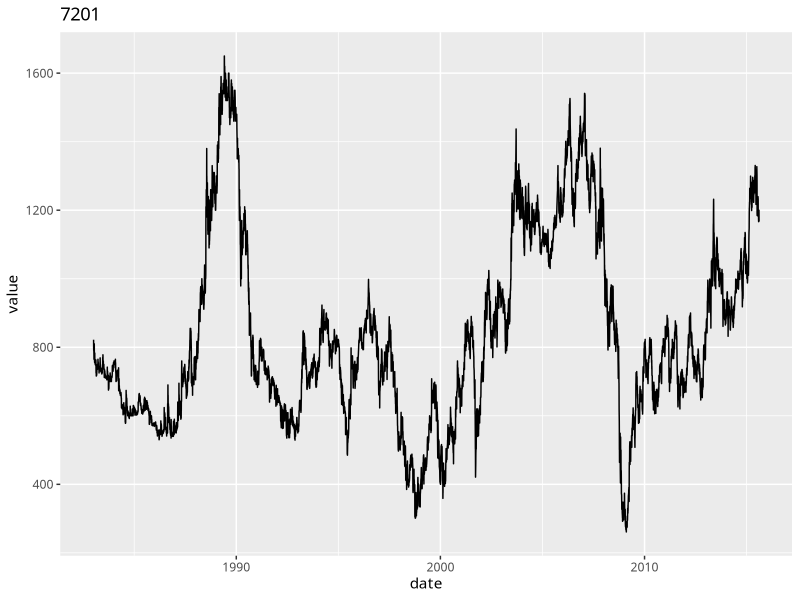
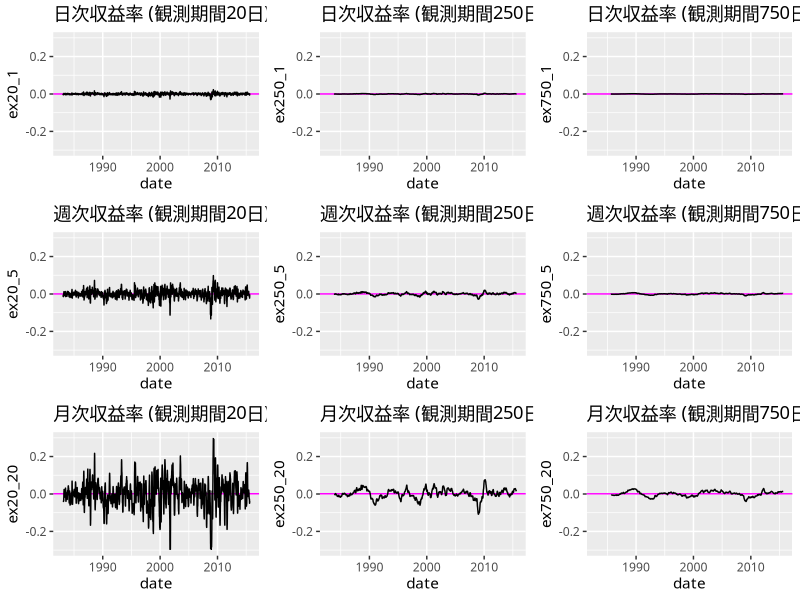
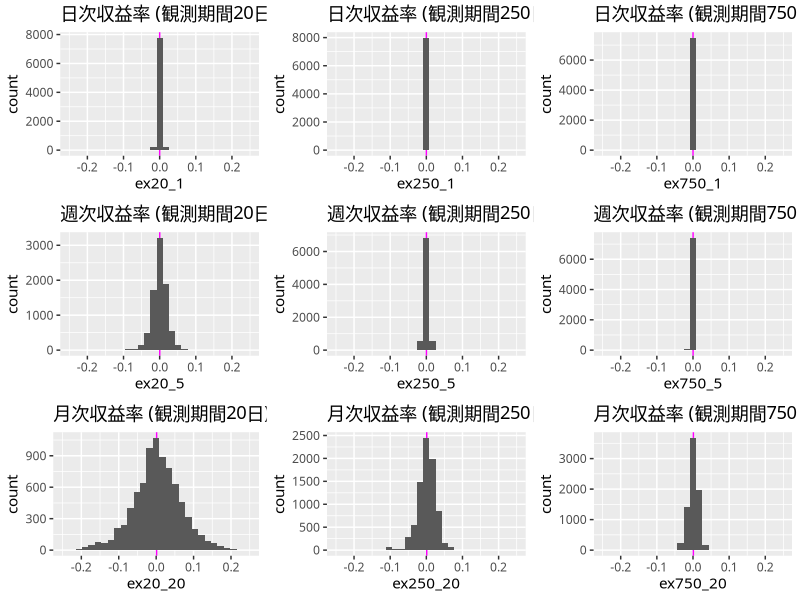
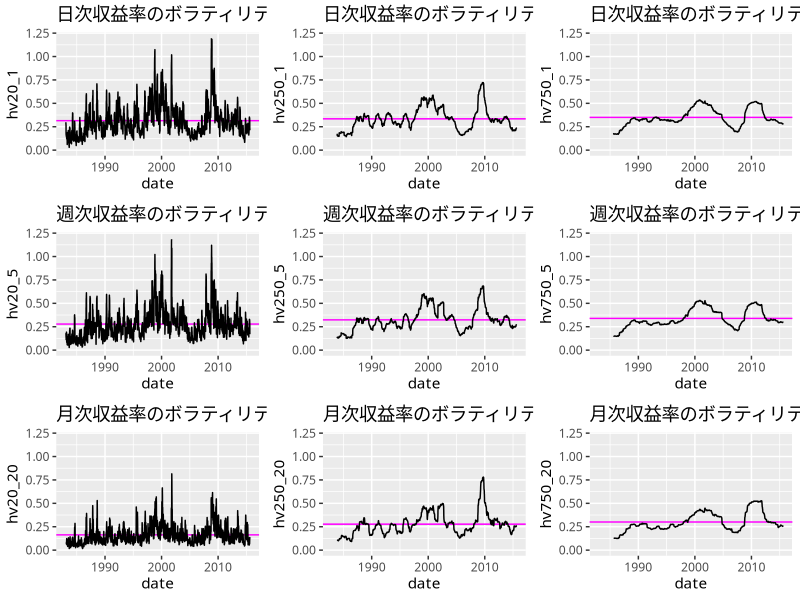
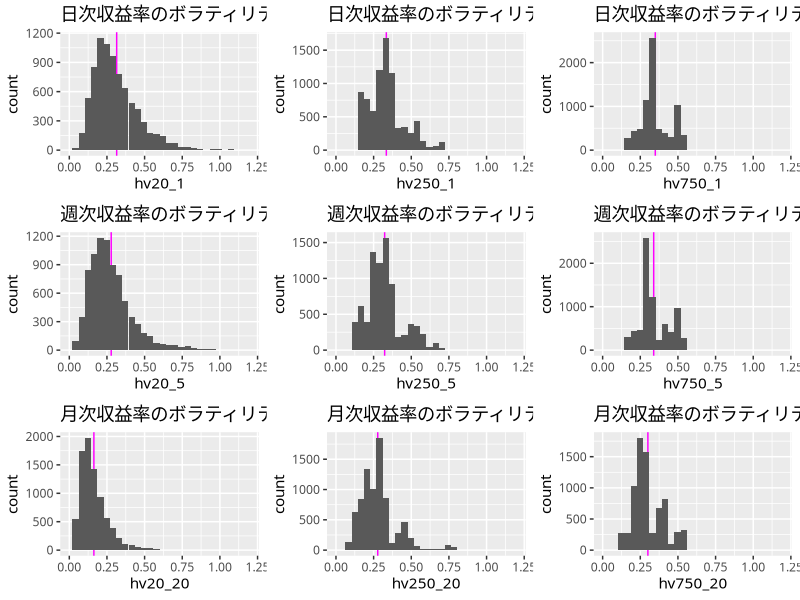
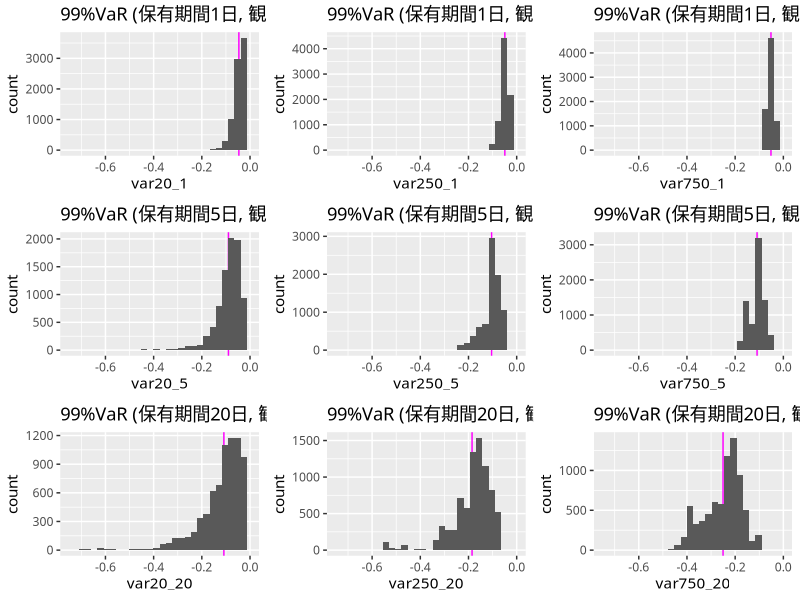

Recreate these plots in R, in order.
require(dplyr)
require(ggplot2)
require(ggfortify)
require(data.table)
require(xts)

theme_set(theme_gray(base_family="HiraMaruProN-W4"))

frame_files <- lapply(sys.frames(), function(x) x$ofile)
frame_files <- Filter(Negate(is.null), frame_files)
setwd(dirname(frame_files[[length(frame_files)]]))

analyze_financial_data <- function(data, func, window, interval){

  if( class(data)[1] == "xts" ){
      data <- as.numeric(data)
  }

  start <- interval + 1
  end <- length(data)
  return_ratio <- rep(NA, 1)

  for(i in start:end){
     # 対数収益率
     return_ratio <- append(return_ratio, log(data[i] / data[i-interval]))
  }

  result <- rollapply(return_ratio, window+1, func)

  padding_size <- length(data) - length(result)
  for(i in 1:padding_size){
      result <- c(NA, result)
  }
  return(result)
}

raw <- data.frame(fread("data/7201.T.csv", header = T))
data <- data.frame(date = as.Date(raw$日付), value = raw$終値)
data <- data %>% arrange(date)
data.xts <- as.xts(read.zoo(data))

# 終値
p <- ggplot(data, aes(x = date, y = value)) + labs(title = "7201") + geom_line()
p

# 日次収益率
data$ex20_1 <- analyze_financial_data(data.xts, mean, 20, 1)
data$ex250_1 <- analyze_financial_data(data.xts, mean, 250, 1)
data$ex750_1 <- analyze_financial_data(data.xts, mean, 750, 1)

# 週次収益率
data$ex20_5 <- analyze_financial_data(data.xts, mean, 20, 5)
data$ex250_5 <- analyze_financial_data(data.xts, mean, 250, 5)
data$ex750_5 <- analyze_financial_data(data.xts, mean, 750, 5)

# 月次収益率
data$ex20_20 <- analyze_financial_data(data.xts, mean, 20, 20)
data$ex250_20 <- analyze_financial_data(data.xts, mean, 250, 20)
data$ex750_20 <- analyze_financial_data(data.xts, mean, 750, 20)

# 収益率 - Line
p1 <- ggplot(data, aes(x = date, y = ex20_1)) + labs(title="日次収益率 (観測期間20日)") +
    geom_hline(aes(yintercept=mean(data$ex20_1, na.rm=TRUE)), colour = "magenta")
p2 <- ggplot(data, aes(x = date, y = ex250_1)) + labs(title="日次収益率 (観測期間250日)") +
    geom_hline(aes(yintercept=mean(data$ex250_1, na.rm=TRUE)), colour = "magenta")
p3 <- ggplot(data, aes(x = date, y = ex750_1)) + labs(title="日次収益率 (観測期間750日)") +
    geom_hline(aes(yintercept=mean(data$ex750_1, na.rm=TRUE)), colour = "magenta")

p4 <- ggplot(data, aes(x = date, y = ex20_5)) + labs(title="週次収益率 (観測期間20日)") +
    geom_hline(aes(yintercept=mean(data$ex20_5, na.rm=TRUE)), colour = "magenta")
p5 <- ggplot(data, aes(x = date, y = ex250_5)) + labs(title="週次収益率 (観測期間250日)") +
    geom_hline(aes(yintercept=mean(data$ex250_5, na.rm=TRUE)), colour = "magenta")
p6 <- ggplot(data, aes(x = date, y = ex750_5)) + labs(title="週次収益率 (観測期間750日)") +
    geom_hline(aes(yintercept=mean(data$ex750_5, na.rm=TRUE)), colour = "magenta")

p7 <- ggplot(data, aes(x = date, y = ex20_20)) + labs(title="月次収益率 (観測期間20日)") +
    geom_hline(aes(yintercept=mean(data$ex20_20, na.rm=TRUE)), colour = "magenta")
p8 <- ggplot(data, aes(x = date, y = ex250_20)) + labs(title="月次収益率 (観測期間250日)") +
    geom_hline(aes(yintercept=mean(data$ex250_20, na.rm=TRUE)), colour = "magenta")
p9 <- ggplot(data, aes(x = date, y = ex750_20)) + labs(title="月次収益率 (観測期間750日)") +
    geom_hline(aes(yintercept=mean(data$ex750_20, na.rm=TRUE)), colour = "magenta")

p <- new('ggmultiplot', plots=list(p1, p2, p3, p4, p5, p6, p7, p8, p9), ncol=3)
p[1:9] <- p[1:9] + geom_line() + ylim(-0.3, 0.3)
p

# 収益率 - Histgram
p1 <- ggplot(data, aes(x = ex20_1)) + labs(title="日次収益率 (観測期間20日)") +
    geom_vline(aes(xintercept=mean(data$ex20_1, na.rm=TRUE)), colour = "magenta")
p2 <- ggplot(data, aes(x = ex250_1)) + labs(title="日次収益率 (観測期間250日)") +
    geom_vline(aes(xintercept=mean(data$ex250_1, na.rm=TRUE)), colour = "magenta")
p3 <- ggplot(data, aes(x = ex750_1)) + labs(title="日次収益率 (観測期間750日)") +
    geom_vline(aes(xintercept=mean(data$ex750_1, na.rm=TRUE)), colour = "magenta")

p4 <- ggplot(data, aes(x = ex20_5)) + labs(title="週次収益率 (観測期間20日)") +
    geom_vline(aes(xintercept=mean(data$ex20_5, na.rm=TRUE)), colour = "magenta")
p5 <- ggplot(data, aes(x = ex250_5)) + labs(title="週次収益率 (観測期間250日)") +
    geom_vline(aes(xintercept=mean(data$ex250_5, na.rm=TRUE)), colour = "magenta")
p6 <- ggplot(data, aes(x = ex750_5)) + labs(title="週次収益率 (観測期間750日)") +
    geom_vline(aes(xintercept=mean(data$ex750_5, na.rm=TRUE)), colour = "magenta")

p7 <- ggplot(data, aes(x = ex20_20)) + labs(title="月次収益率 (観測期間20日)") +
    geom_vline(aes(xintercept=mean(data$ex20_20, na.rm=TRUE)), colour = "magenta")
p8 <- ggplot(data, aes(x = ex250_20)) + labs(title="月次収益率 (観測期間250日)") +
    geom_vline(aes(xintercept=mean(data$ex250_20, na.rm=TRUE)), colour = "magenta")
p9 <- ggplot(data, aes(x = ex750_20)) + labs(title="月次収益率 (観測期間750日)") +
    geom_vline(aes(xintercept=mean(data$ex750_20, na.rm=TRUE)), colour = "magenta")

p <- new('ggmultiplot', plots=list(p1, p2, p3, p4, p5, p6, p7, p8, p9), ncol=3)
p[1:9] <- p[1:9] + geom_histogram(position = "identity") + xlim(-0.25, 0.25)
p


# 日次収益率のボラティリティ
data$hv20_1 <- analyze_financial_data(data.xts, sd, 20, 1) * sqrt(250)
data$hv250_1 <- analyze_financial_data(data.xts, sd, 250, 1) * sqrt(250)
data$hv750_1 <- analyze_financial_data(data.xts, sd, 750, 1) * sqrt(250)

# 週次収益率のボラティリティ
data$hv20_5 <- analyze_financial_data(data.xts, sd, 20, 5) * sqrt(52)
data$hv250_5 <- analyze_financial_data(data.xts, sd, 250, 5) * sqrt(52)
data$hv750_5 <- analyze_financial_data(data.xts, sd, 750, 5) * sqrt(52)

# 月次収益率のボラティリティ
data$hv20_20 <- analyze_financial_data(data.xts, sd, 20, 20) * sqrt(12)
data$hv250_20 <- analyze_financial_data(data.xts, sd, 250, 20) * sqrt(12)
data$hv750_20 <- analyze_financial_data(data.xts, sd, 750, 20) * sqrt(12)

# ボラティリティ - Line
p1 <- ggplot(data, aes(x = date, y = hv20_1)) + labs(title="日次収益率のボラティリティ (観測期間20日)") +
    geom_hline(aes(yintercept=mean(data$hv20_1, na.rm=TRUE)), colour = "magenta")
p2 <- ggplot(data, aes(x = date, y = hv250_1)) + labs(title="日次収益率のボラティリティ (観測期間250日)") +
    geom_hline(aes(yintercept=mean(data$hv250_1, na.rm=TRUE)), colour = "magenta")
p3 <- ggplot(data, aes(x = date, y = hv750_1)) + labs(title="日次収益率のボラティリティ (観測期間750日)") +
    geom_hline(aes(yintercept=mean(data$hv750_1, na.rm=TRUE)), colour = "magenta")

p4 <- ggplot(data, aes(x = date, y = hv20_5)) + labs(title="週次収益率のボラティリティ (観測期間20日)") +
    geom_hline(aes(yintercept=mean(data$hv20_5, na.rm=TRUE)), colour = "magenta")
p5 <- ggplot(data, aes(x = date, y = hv250_5)) + labs(title="週次収益率のボラティリティ (観測期間250日)") +
    geom_hline(aes(yintercept=mean(data$hv250_5, na.rm=TRUE)), colour = "magenta")
p6 <- ggplot(data, aes(x = date, y = hv750_5)) + labs(title="週次収益率のボラティリティ (観測期間750日)") +
    geom_hline(aes(yintercept=mean(data$hv750_5, na.rm=TRUE)), colour = "magenta")

p7 <- ggplot(data, aes(x = date, y = hv20_20)) + labs(title="月次収益率のボラティリティ (観測期間20日)") +
    geom_hline(aes(yintercept=mean(data$hv20_20, na.rm=TRUE)), colour = "magenta")
p8 <- ggplot(data, aes(x = date, y = hv250_20)) + labs(title="月次収益率のボラティリティ (観測期間250日)") +
    geom_hline(aes(yintercept=mean(data$hv250_20, na.rm=TRUE)), colour = "magenta")
p9 <- ggplot(data, aes(x = date, y = hv750_20)) + labs(title="月次収益率のボラティリティ (観測期間750日)") +
    geom_hline(aes(yintercept=mean(data$hv750_20, na.rm=TRUE)), colour = "magenta")

p <- new('ggmultiplot', plots=list(p1, p2, p3, p4, p5, p6, p7, p8, p9), ncol=3)
p[1:9] <- p[1:9] + geom_line() + ylim(0, 1.2)
p

# ボラティリティ - Histgram
p1 <- ggplot(data, aes(x = hv20_1)) + labs(title="日次収益率のボラティリティ (観測期間20日)") +
    geom_vline(aes(xintercept=mean(data$hv20_1, na.rm=TRUE)), colour = "magenta")
p2 <- ggplot(data, aes(x = hv250_1)) + labs(title="日次収益率のボラティリティ (観測期間250日)") +
    geom_vline(aes(xintercept=mean(data$hv250_1, na.rm=TRUE)), colour = "magenta")
p3 <- ggplot(data, aes(x = hv750_1)) + labs(title="日次収益率のボラティリティ (観測期間750日)") +
    geom_vline(aes(xintercept=mean(data$hv750_1, na.rm=TRUE)), colour = "magenta")

p4 <- ggplot(data, aes(x = hv20_5)) + labs(title="週次収益率のボラティリティ (観測期間20日)") +
    geom_vline(aes(xintercept=mean(data$hv20_5, na.rm=TRUE)), colour = "magenta")
p5 <- ggplot(data, aes(x = hv250_5)) + labs(title="週次収益率のボラティリティ (観測期間250日)") +
    geom_vline(aes(xintercept=mean(data$hv250_5, na.rm=TRUE)), colour = "magenta")
p6 <- ggplot(data, aes(x = hv750_5)) + labs(title="週次収益率のボラティリティ (観測期間750日)") +
    geom_vline(aes(xintercept=mean(data$hv750_5, na.rm=TRUE)), colour = "magenta")

p7 <- ggplot(data, aes(x = hv20_20)) + labs(title="月次収益率のボラティリティ (観測期間20日)") +
    geom_vline(aes(xintercept=mean(data$hv20_20, na.rm=TRUE)), colour = "magenta")
p8 <- ggplot(data, aes(x = hv250_20)) + labs(title="月次収益率のボラティリティ (観測期間250日)") +
    geom_vline(aes(xintercept=mean(data$hv250_20, na.rm=TRUE)), colour = "magenta")
p9 <- ggplot(data, aes(x = hv750_20)) + labs(title="月次収益率のボラティリティ (観測期間750日)") +
    geom_vline(aes(xintercept=mean(data$hv750_20, na.rm=TRUE)), colour = "magenta")

p <- new('ggmultiplot', plots=list(p1, p2, p3, p4, p5, p6, p7, p8, p9), ncol=3)
p[1:9] <- p[1:9] + geom_histogram(position = "identity") + xlim(0, 1.2)
p


colnames(data)
# [1] "date"      "value"     "ex20_1"    "ex250_1"   "ex750_1"   "ex20_5"    "ex250_5"  
# [8] "ex750_5"   "ex20_20"   "ex250_20"  "ex750_20"  "hv20_1"    "hv250_1"   "hv750_1"
# [15] "hv20_5"    "hv250_5"   "hv750_5"   "hv20_20"   "hv250_20"  "hv750_20"

# VaR (Value at Risk) - 分散共分散法 (デルタ法)
data$var20_1 <- apply(data, 1, function(x) qnorm(0.01, as.numeric(x[3]), as.numeric(x[12]) * 1/sqrt(250)))
data$var250_1 <- apply(data, 1, function(x) qnorm(0.01, as.numeric(x[4]), as.numeric(x[13]) * 1/sqrt(250)))
data$var750_1 <- apply(data, 1, function(x) qnorm(0.01, as.numeric(x[5]), as.numeric(x[14]) * 1/sqrt(250)))

data$var20_5 <- apply(data, 1, function(x) qnorm(0.01, as.numeric(x[6]), as.numeric(x[15]) * 1/sqrt(52)))
data$var250_5 <- apply(data, 1, function(x) qnorm(0.01, as.numeric(x[7]), as.numeric(x[16]) * 1/sqrt(52)))
data$var750_5 <- apply(data, 1, function(x) qnorm(0.01, as.numeric(x[8]), as.numeric(x[17]) * 1/sqrt(52)))

data$var20_20 <- apply(data, 1, function(x) qnorm(0.01, as.numeric(x[9]), as.numeric(x[18]) * 1/sqrt(12)))
data$var250_20 <- apply(data, 1, function(x) qnorm(0.01, as.numeric(x[10]), as.numeric(x[19]) * 1/sqrt(12)))
data$var750_20 <- apply(data, 1, function(x) qnorm(0.01, as.numeric(x[21]), as.numeric(x[20]) * 1/sqrt(12)))

# VaR - Histgram
p1 <- ggplot(data, aes(x = var20_1)) + labs(title="99%VaR (保有期間1日, 観測期間20日)") +
    geom_vline(aes(xintercept=mean(data$var20_1, na.rm=TRUE)), colour = "magenta")
p2 <- ggplot(data, aes(x = var250_1)) + labs(title="99%VaR (保有期間1日, 観測期間250日)") +
    geom_vline(aes(xintercept=mean(data$var250_1, na.rm=TRUE)), colour = "magenta")
p3 <- ggplot(data, aes(x = var750_1)) + labs(title="99%VaR (保有期間1日, 観測期間750日)") +
    geom_vline(aes(xintercept=mean(data$var750_1, na.rm=TRUE)), colour = "magenta")

p4 <- ggplot(data, aes(x = var20_5)) + labs(title="99%VaR (保有期間5日, 観測期間20日)") +
    geom_vline(aes(xintercept=mean(data$var20_5, na.rm=TRUE)), colour = "magenta")
p5 <- ggplot(data, aes(x = var250_5)) + labs(title="99%VaR (保有期間5日, 観測期間250日)") +
    geom_vline(aes(xintercept=mean(data$var250_5, na.rm=TRUE)), colour = "magenta")
p6 <- ggplot(data, aes(x = var750_5)) + labs(title="99%VaR (保有期間5日, 観測期間750日)") +
    geom_vline(aes(xintercept=mean(data$var750_5, na.rm=TRUE)), colour = "magenta")

p7 <- ggplot(data, aes(x = var20_20)) + labs(title="99%VaR (保有期間20日, 観測期間20日)") +
    geom_vline(aes(xintercept=mean(data$var20_20, na.rm=TRUE)), colour = "magenta")
p8 <- ggplot(data, aes(x = var250_20)) + labs(title="99%VaR (保有期間20日, 観測期間250日)") +
    geom_vline(aes(xintercept=mean(data$var250_20, na.rm=TRUE)), colour = "magenta")
p9 <- ggplot(data, aes(x = var750_20)) + labs(title="99%VaR (保有期間20日, 観測期間750日)") +
    geom_vline(aes(xintercept=mean(data$var750_20, na.rm=TRUE)), colour = "magenta")

p <- new('ggmultiplot', plots=list(p1, p2, p3, p4, p5, p6, p7, p8, p9), ncol=3)
p[1:9] <- p[1:9] + geom_histogram(position = "identity") + xlim(-0.75, 0)
p

# Var (Value at Risk) - 分散共分散法 100万投資の場合
mean(data$var750_1, na.rm = TRUE) * 1000000
mean(data$var750_5, na.rm = TRUE) * 1000000
mean(data$var750_20, na.rm = TRUE) * 1000000

# Var (Value at Risk) - ヒストリカル法 100万投資の場合
unname(quantile(data$ex750_1, probs = seq(0.01, 1, 0.33), na.rm = TRUE))[1] * 1000000
unname(quantile(data$ex750_5, probs = seq(0.01, 1, 0.33), na.rm = TRUE))[1] * 1000000
unname(quantile(data$ex750_20, probs = seq(0.01, 1, 0.33), na.rm = TRUE))[1] * 1000000
